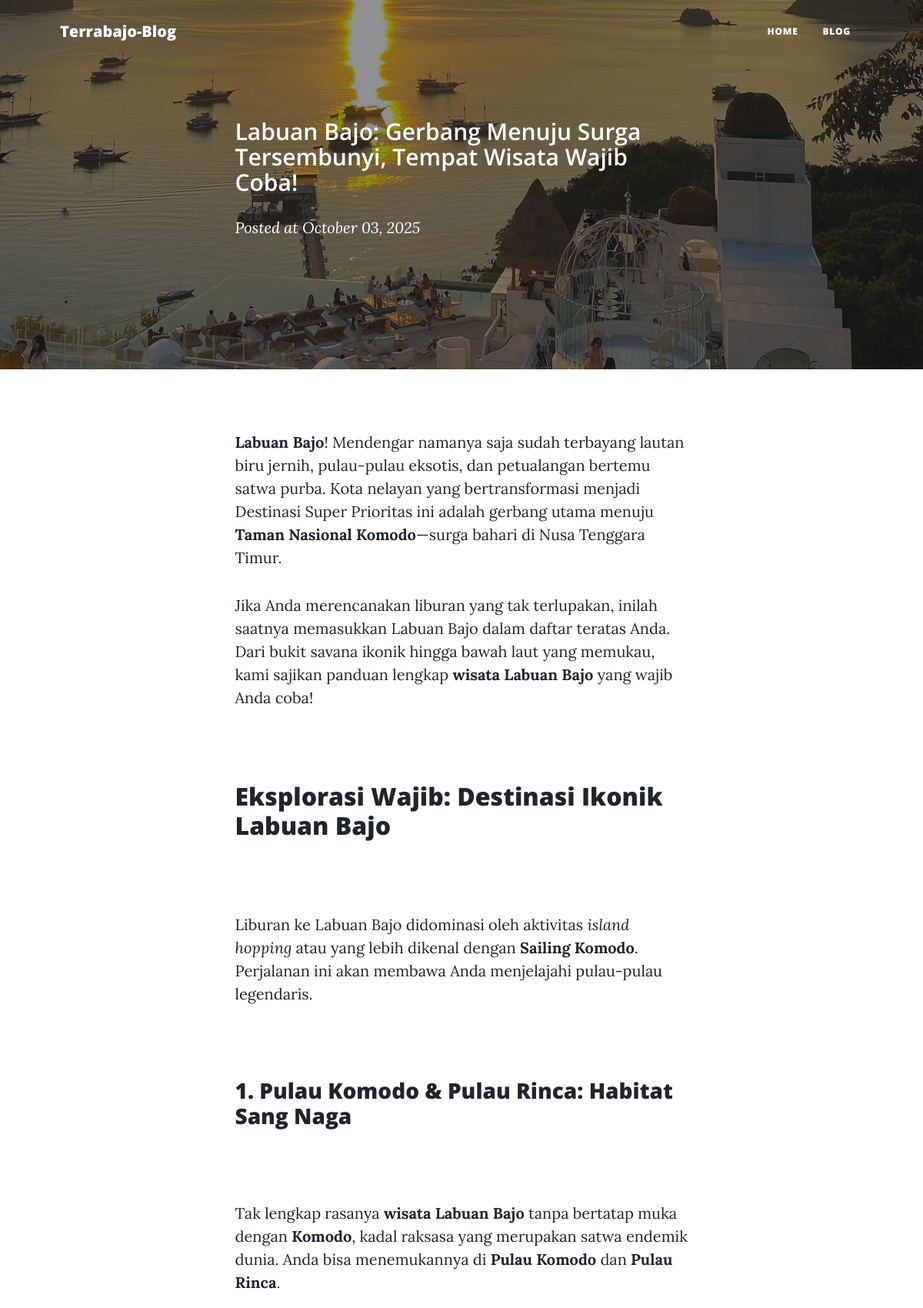
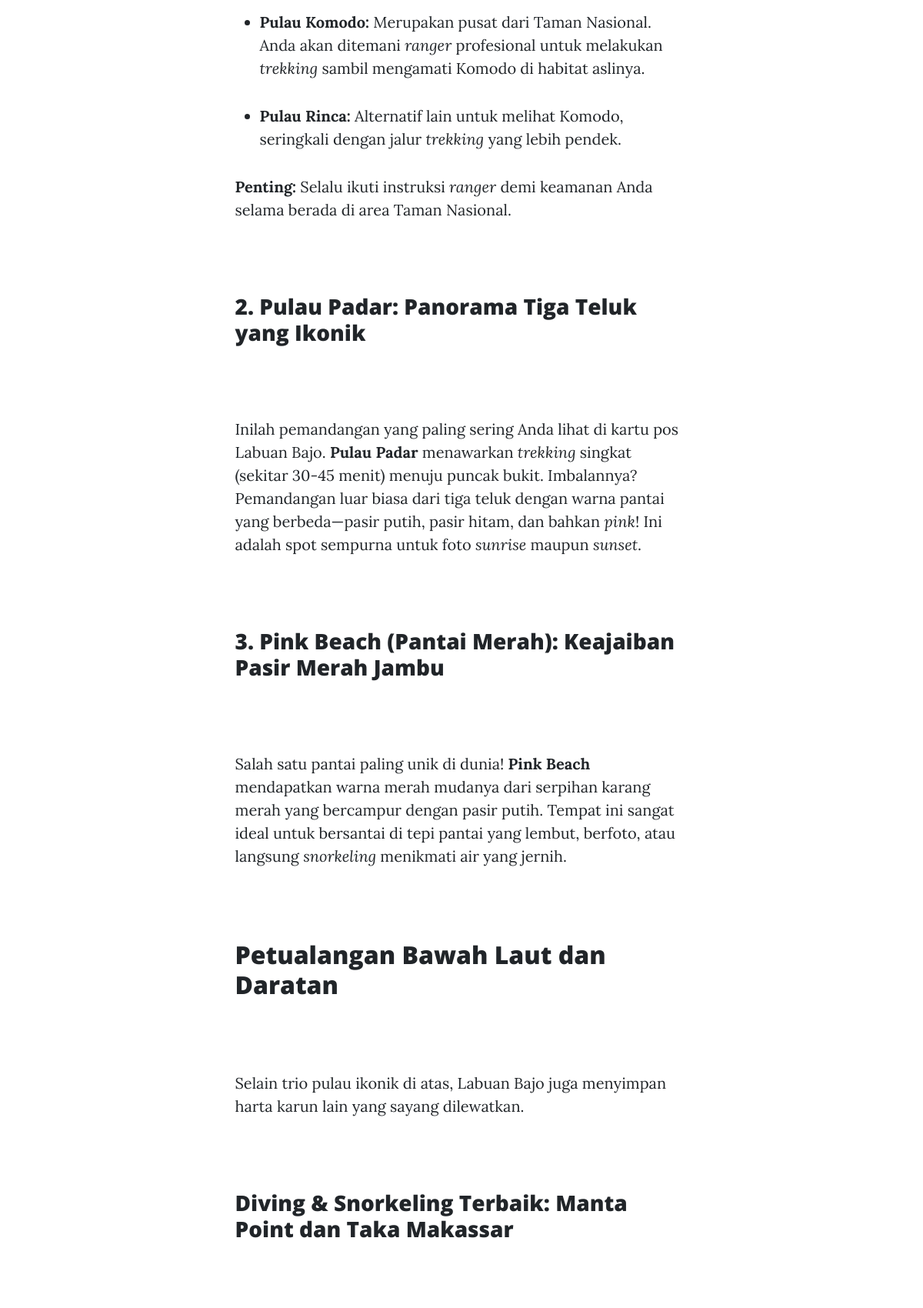
The page /blog/Labuan-Bajo-Gerbang-Menuju-Surga-Tersembunyi/ (upper part) on the database its author committed (2 pictures, top to bottom).
### tour/models.py (models this page shows, shortened)
class Blog(models.Model):
    title = models.CharField(max_length=200)
    slug = models.SlugField(max_length=200,  unique=True)
    content = RichTextUploadingField()
    tanggal = models.DateField(default=timezone.now)
    thumbnail = models.ImageField(upload_to='blog_foto/')
    _metadata = {
        'title': title,
        'description': 'get_meta_description',
        'image': 'get_meta_image',
        'keywords': 'get_meta_keywords',
    }
    def get_meta_description(self):
        return self.content[:150]
    def get_meta_keywords(self):
        return [
            self.title,
        ]
    def get_meta_image(self):
        return self.thumbnail.url if self.thumbnail else None

### tour/views.py (the view)
# urls.py: path('blog/<slug:slug>/', blog_detail,
def blog_detail(request, slug):
    blog = get_object_or_404(Blog, slug=slug)
    return render(request, 'tour/blog_detail.html', {'blogs': blog})

### tour/templates/tour/blog_detail.html (shortened to what this page needs)
<!DOCTYPE html>
<html lang="en">
{% load static %}
<head>
    <link href="{% static 'tour/css/styles_blog.css' %}" rel="stylesheet" />
</head>
<body>
    <nav class="navbar navbar-expand-lg navbar-light" id="mainNav">
        <div class="container px-4 px-lg-5">
            <a class="navbar-brand" href="index.html">Terrabajo-Blog</a>
            <div class="collapse navbar-collapse" id="navbarResponsive">
                <ul class="navbar-nav ms-auto py-4 py-lg-0">
                    <li class="nav-item"><a class="nav-link px-lg-3 py-3 py-lg-4" href="/">Home</a></li>
                    <li class="nav-item"><a class="nav-link px-lg-3 py-3 py-lg-4" href="/blog">Blog</a></li>
                </ul>
            </div>
        </div>
    </nav>
    <header class="masthead" style="background-image: url('{{ blogs.thumbnail.url }}')">
        <div class="container position-relative px-4 px-lg-5">
            <div class="row gx-4 gx-lg-5 justify-content-center">
                <div class="col-md-10 col-lg-8 col-xl-7">
                    <div class="post-heading">
                        <h2 class="subheading">{{ blogs.title }}</h2>
                        <span class="meta">
                            <p class="post-meta">Posted at {{ blogs.tanggal|date:"F d, Y" }}</p>
                        </span>
                    </div>
                </div>
            </div>
        </div>
    </header>
    <article class="mb-4">
        <div class="container px-4 px-lg-5">
            <div class="row gx-4 gx-lg-5 justify-content-center">
                <div class="col-md-10 col-lg-8 col-xl-7">
                    <p>{{ blogs.content|safe }}</p>
                </div>
            </div>
        </div>
    </article>
</body>
</html>

### rows shown on the page
Blog: thumbnail (picture), title "Labuan Bajo: Gerbang Menuju Surga Tersembunyi, Tempat Wisata Wajib Coba!", tanggal "October 03, 2025", content "Labuan Bajo ! Mendengar namanya saja sudah terbayang lautan biru jernih, pulau-pulau eksotis, dan petualangan bertemu satwa purba. Kota nelayan yang bertransformasi menjadi Destinasi Super Prioritas ini adalah gerbang utama menuju Taman Nasional Komodo —surga bahari di Nusa Tenggara Timur. Jika Anda merencanakan liburan yang tak terlupakan, inilah saatnya memasukkan Labuan Bajo dalam daftar teratas Anda. Dari bukit savana ikonik hingga bawah laut yang memukau, kami sajikan panduan lengkap wisata Labuan Bajo yang wajib Anda coba! Eksplorasi Wajib: Destinasi Ikonik Labuan Bajo Liburan ke Labuan Bajo didominasi oleh aktivitas island hopping atau yang lebih dikenal dengan Sailing Komodo .…"
